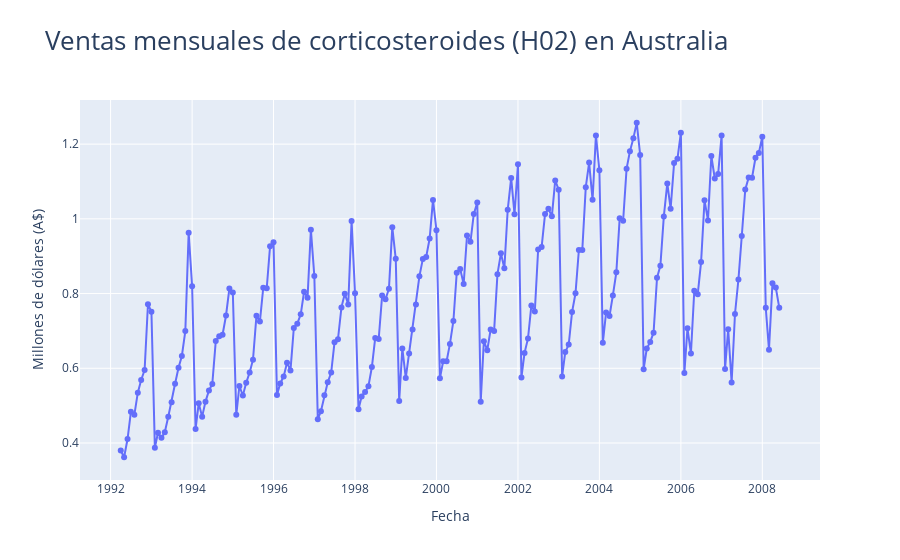

Notebook source saved alongside this figure:
### Code cell
# Las gráficas interactivas ayudan bastante a los analistas de datos, sobre todo a la hora de analizar y explorar las series temporales
import plotly.graph_objects as go
fig = go.Figure()

fig.add_trace(go.Scatter(
    x=df.index,
    y=df['venta_h02'],
    mode="markers+lines"
    ))

fig.update_layout(title="Ventas mensuales de corticosteroides (H02) en Australia",
                  title_font_size=26,
                  xaxis_title = 'Fecha',
                  yaxis_title= 'Millones de dólares (A$)'
                  )

fig.show()

### Figure 1 — Plotly figure (JSON) as saved in the notebook; plotly's stock layout.template omitted (floating-point values rounded to 4 significant figures; data arrays with more than 128 entries replaced by an {"elided": "..."} marker saying what was removed)
{"data": [{"mode": "markers+lines", "type": "scatter", "x": {"elided": "195 str values"}, "y": {"elided": "195 float values"}}], "layout": {"title": {"font": {"size": 26}, "text": "Ventas mensuales de corticosteroides (H02) en Australia"}, "xaxis": {"title": {"text": "Fecha"}}, "yaxis": {"title": {"text": "Millones de dólares (A$)"}}}}
